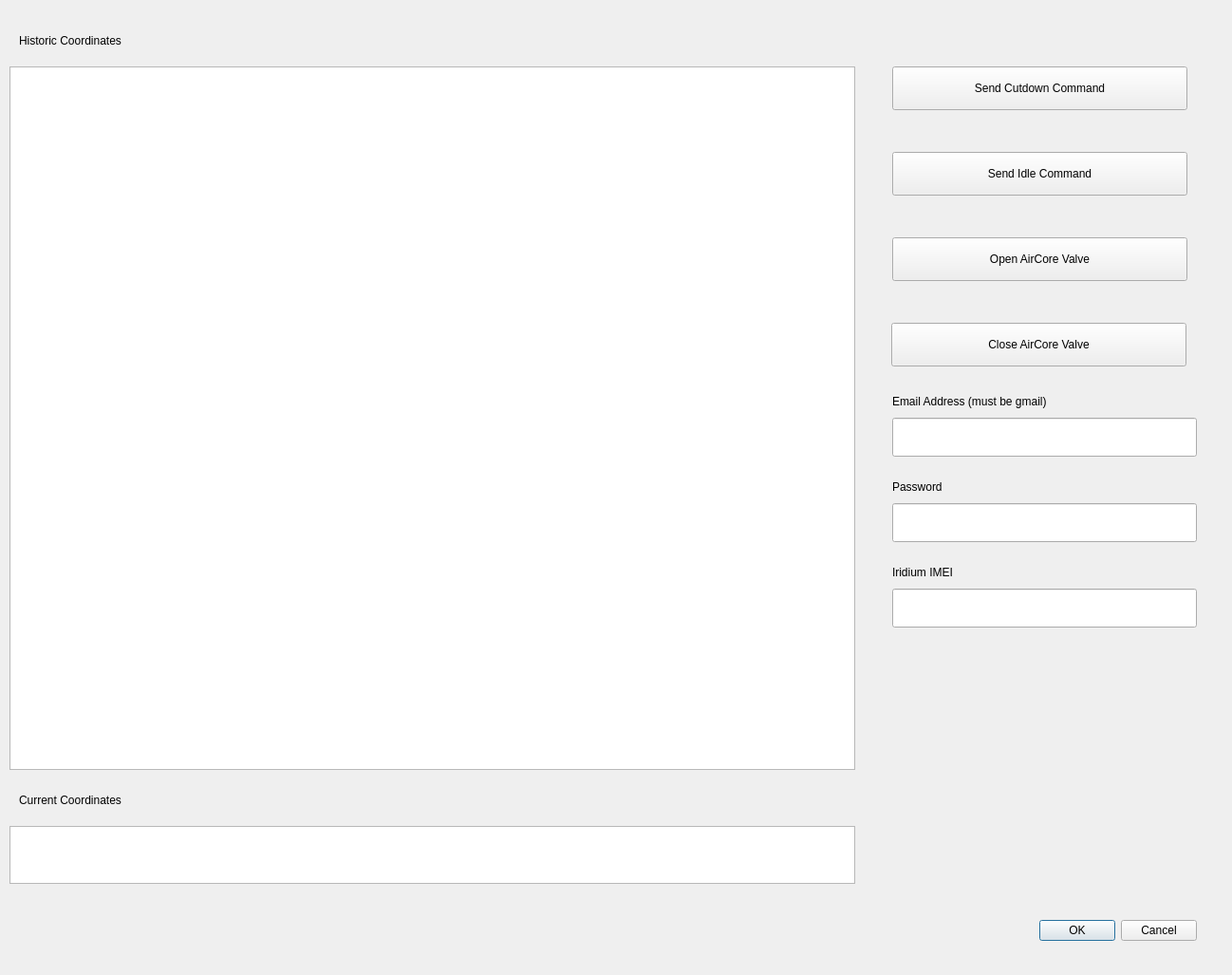
<?xml version="1.0" encoding="UTF-8"?>
<ui version="4.0">
 <class>Dialog</class>
 <widget class="QDialog" name="Dialog">
  <property name="geometry">
   <rect>
    <x>0</x>
    <y>0</y>
    <width>1298</width>
    <height>1027</height>
   </rect>
  </property>
  <property name="windowTitle">
   <string>Dialog</string>
  </property>
  <widget class="QDialogButtonBox" name="buttonBox">
   <property name="geometry">
    <rect>
     <x>890</x>
     <y>950</y>
     <width>371</width>
     <height>61</height>
    </rect>
   </property>
   <property name="orientation">
    <enum>Qt::Horizontal</enum>
   </property>
   <property name="standardButtons">
    <set>QDialogButtonBox::Cancel|QDialogButtonBox::Ok</set>
   </property>
  </widget>
  <widget class="QTableWidget" name="historicCoords">
   <property name="geometry">
    <rect>
     <x>10</x>
     <y>70</y>
     <width>891</width>
     <height>741</height>
    </rect>
   </property>
  </widget>
  <widget class="QLabel" name="label">
   <property name="geometry">
    <rect>
     <x>20</x>
     <y>30</y>
     <width>201</width>
     <height>25</height>
    </rect>
   </property>
   <property name="text">
    <string>Historic Coordinates</string>
   </property>
  </widget>
  <widget class="QLabel" name="label_2">
   <property name="geometry">
    <rect>
     <x>20</x>
     <y>830</y>
     <width>191</width>
     <height>25</height>
    </rect>
   </property>
   <property name="text">
    <string>Current Coordinates</string>
   </property>
  </widget>
  <widget class="QTableWidget" name="currentCoords">
   <property name="geometry">
    <rect>
     <x>10</x>
     <y>870</y>
     <width>891</width>
     <height>61</height>
    </rect>
   </property>
  </widget>
  <widget class="QPushButton" name="cutdownBtn">
   <property name="geometry">
    <rect>
     <x>940</x>
     <y>70</y>
     <width>311</width>
     <height>46</height>
    </rect>
   </property>
   <property name="text">
    <string>Send Cutdown Command</string>
   </property>
  </widget>
  <widget class="QPushButton" name="idleBtn">
   <property name="geometry">
    <rect>
     <x>940</x>
     <y>160</y>
     <width>311</width>
     <height>46</height>
    </rect>
   </property>
   <property name="text">
    <string>Send Idle Command</string>
   </property>
  </widget>
  <widget class="QPushButton" name="openBtn">
   <property name="geometry">
    <rect>
     <x>940</x>
     <y>250</y>
     <width>311</width>
     <height>46</height>
    </rect>
   </property>
   <property name="text">
    <string>Open AirCore Valve</string>
   </property>
  </widget>
  <widget class="QPushButton" name="closeBtn">
   <property name="geometry">
    <rect>
     <x>939</x>
     <y>340</y>
     <width>311</width>
     <height>46</height>
    </rect>
   </property>
   <property name="text">
    <string>Close AirCore Valve</string>
   </property>
  </widget>
  <widget class="QLabel" name="label_3">
   <property name="geometry">
    <rect>
     <x>940</x>
     <y>410</y>
     <width>291</width>
     <height>25</height>
    </rect>
   </property>
   <property name="text">
    <string>Email Address (must be gmail)</string>
   </property>
  </widget>
  <widget class="QLabel" name="label_4">
   <property name="geometry">
    <rect>
     <x>940</x>
     <y>500</y>
     <width>89</width>
     <height>25</height>
    </rect>
   </property>
   <property name="text">
    <string>Password</string>
   </property>
  </widget>
  <widget class="QLineEdit" name="gPass">
   <property name="geometry">
    <rect>
     <x>940</x>
     <y>530</y>
     <width>321</width>
     <height>41</height>
    </rect>
   </property>
   <property name="echoMode">
    <enum>QLineEdit::Password</enum>
   </property>
  </widget>
  <widget class="QLineEdit" name="gmail">
   <property name="geometry">
    <rect>
     <x>940</x>
     <y>440</y>
     <width>321</width>
     <height>41</height>
    </rect>
   </property>
  </widget>
  <widget class="QLineEdit" name="lineEdit">
   <property name="geometry">
    <rect>
     <x>940</x>
     <y>620</y>
     <width>321</width>
     <height>41</height>
    </rect>
   </property>
  </widget>
  <widget class="QLabel" name="IMEIBox">
   <property name="geometry">
    <rect>
     <x>940</x>
     <y>590</y>
     <width>121</width>
     <height>25</height>
    </rect>
   </property>
   <property name="text">
    <string>Iridium IMEI</string>
   </property>
  </widget>
 </widget>
 <resources/>
 <connections>
  <connection>
   <sender>buttonBox</sender>
   <signal>accepted()</signal>
   <receiver>Dialog</receiver>
   <slot>accept()</slot>
   <hints>
    <hint type="sourcelabel">
     <x>248</x>
     <y>254</y>
    </hint>
    <hint type="destinationlabel">
     <x>157</x>
     <y>274</y>
    </hint>
   </hints>
  </connection>
  <connection>
   <sender>buttonBox</sender>
   <signal>rejected()</signal>
   <receiver>Dialog</receiver>
   <slot>reject()</slot>
   <hints>
    <hint type="sourcelabel">
     <x>316</x>
     <y>260</y>
    </hint>
    <hint type="destinationlabel">
     <x>286</x>
     <y>274</y>
    </hint>
   </hints>
  </connection>
 </connections>
</ui>
